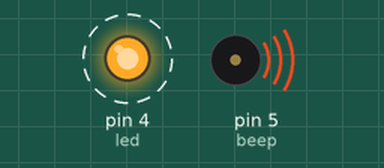
Bench run of a sketch on a simulated Arduino Uno, built with avr-gcc and run on an emulated ATmega328P. On the bench: output pins drawn as LEDs (lit = HIGH), buzzer (waves = sounding, pin HIGH). Dashed ring = blinking.

Above: at 0.5 s.
Timing chart, 0 to 4.6 s (numbered marks = the images above):
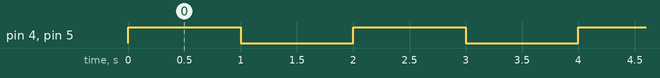

The sketch:

3._Light_and_Sound.ino
```cpp
int led = 4;
int beep = 5;


void setup() {
  pinMode(led,OUTPUT);     //pin 4 (led) is an output
  pinMode(beep,OUTPUT);    //pin 5 (beep) is an output
}


void loop() {
  digitalWrite(led,HIGH);     //turn on led
  digitalWrite(beep,HIGH);    //turn on speaker
  delay(1000);                //wait for 1000 milliseconds (Sound and light)
  digitalWrite(led,LOW);      //turn off led
  digitalWrite(beep,LOW);     //turn off speaker
  delay(1000);                //wait for 1000 milliseconds (no sound and no light)
}
```

Measured:
- by itself, pin 4 (led), pin 5 (beep): alternates HIGH for 1.0 s and LOW for 1.0 s
